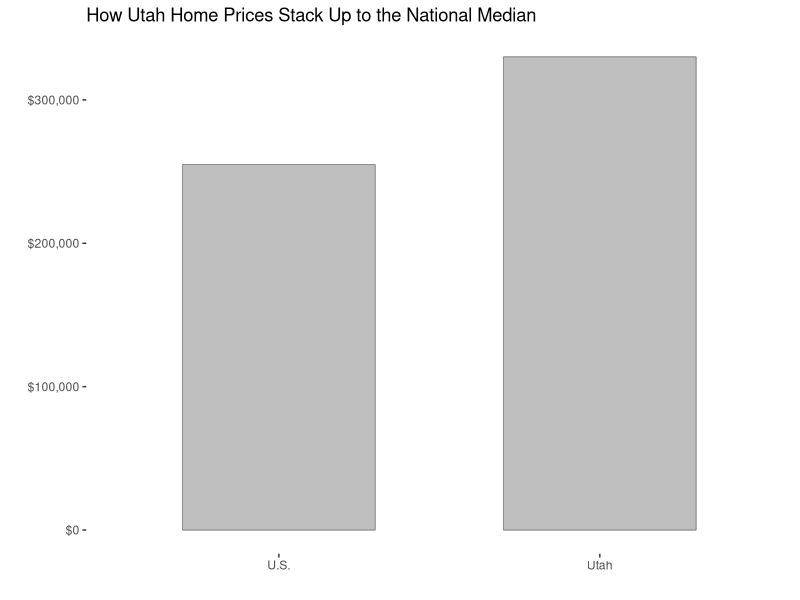

Generate this figure with R:
read.csv("housing.csv")
library(tidyverse)
library(ggplot2)
library(reshape2)
require(scales)
data("housing.csv")

housingbar <- read.csv('housing.csv')

ggplot(data=housingbar, aes(x=Location, y=Price, fill=Location, width = .6)) + 
  geom_bar(colour="black", stat="identity", fill=("grey"),
           size=.15) +                        # Thinner lines
  scale_y_continuous(labels = scales::dollar) +     # This fixes the scientific notation
  # scale_fill_hue(name="Location") +      # Set legend title
  xlab("") + ylab("") +       # Set axis labels
  ggtitle("How Utah Home Prices Stack Up to the National Median") +   # Set title
  guides(fill = FALSE) +
  theme_bw() +
  theme(panel.border = element_blank(), panel.grid.major = element_blank(), panel.grid.minor = element_blank(), axis.line = element_blank())

